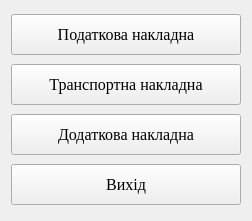
<?xml version="1.0" encoding="UTF-8"?>
<ui version="4.0">
 <class>print_ttn</class>
 <widget class="QWidget" name="print_ttn">
  <property name="windowModality">
   <enum>Qt::ApplicationModal</enum>
  </property>
  <property name="geometry">
   <rect>
    <x>0</x>
    <y>0</y>
    <width>252</width>
    <height>221</height>
   </rect>
  </property>
  <property name="font">
   <font>
    <family>Times New Roman</family>
    <pointsize>12</pointsize>
   </font>
  </property>
  <property name="windowTitle">
   <string>Form</string>
  </property>
  <layout class="QVBoxLayout" name="verticalLayout">
   <item>
    <widget class="QPushButton" name="pushButton">
     <property name="enabled">
      <bool>true</bool>
     </property>
     <property name="minimumSize">
      <size>
       <width>0</width>
       <height>41</height>
      </size>
     </property>
     <property name="acceptDrops">
      <bool>false</bool>
     </property>
     <property name="autoFillBackground">
      <bool>false</bool>
     </property>
     <property name="text">
      <string>Податкова накладна</string>
     </property>
     <property name="iconSize">
      <size>
       <width>28</width>
       <height>28</height>
      </size>
     </property>
     <property name="autoDefault">
      <bool>false</bool>
     </property>
     <property name="default">
      <bool>false</bool>
     </property>
     <property name="flat">
      <bool>false</bool>
     </property>
    </widget>
   </item>
   <item>
    <widget class="QPushButton" name="pushButton_2">
     <property name="minimumSize">
      <size>
       <width>0</width>
       <height>41</height>
      </size>
     </property>
     <property name="text">
      <string>Транспортна накладна</string>
     </property>
    </widget>
   </item>
   <item>
    <widget class="QPushButton" name="pushButton_3">
     <property name="minimumSize">
      <size>
       <width>0</width>
       <height>41</height>
      </size>
     </property>
     <property name="text">
      <string>Додаткова накладна</string>
     </property>
    </widget>
   </item>
   <item>
    <widget class="QPushButton" name="pushButton_4">
     <property name="minimumSize">
      <size>
       <width>0</width>
       <height>41</height>
      </size>
     </property>
     <property name="text">
      <string>Вихід</string>
     </property>
    </widget>
   </item>
  </layout>
 </widget>
 <resources/>
 <connections/>
</ui>
